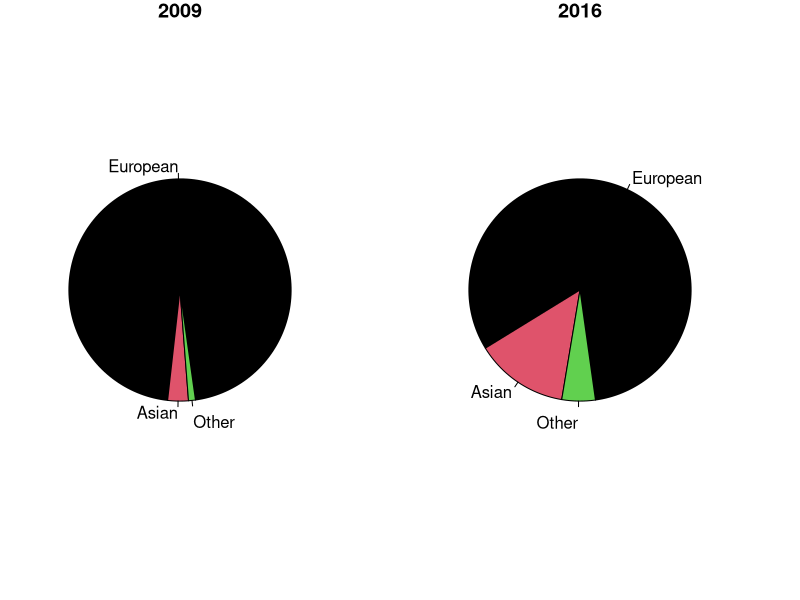

The R script that drew this image:
## ---- chunk 1
knitr::opts_chunk$set(echo = TRUE)
## ---- chunk 2
euro_non_euro1<- c(96, 3, 1)
euro_non_euro1_labels<- c("European", "Asian", "\nOther")
euro_non_euro2.2<- c(84, 14, 5)
## ---- chunk 3
# set up par()
par(mfrow = c(1,2), mar = c(2,3,1,5))

#pie graphs 1
# add main, init.angle, radius, and col
pie(x=euro_non_euro1, labels = euro_non_euro1_labels, radius= 1, init.angle = -82, col= c(1,2,3), main= "2009")

# pie graph 2
# add main, init.angle, radius, and col
pie(x= euro_non_euro2.2, labels= euro_non_euro1_labels, radius=1, init.angle= -82, col= c(1, 2, 3), main= "2016")

